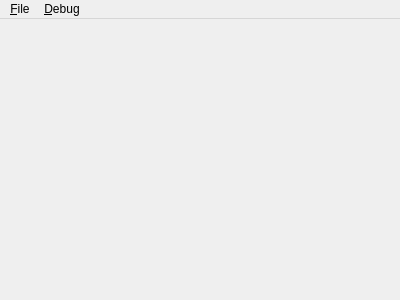
<?xml version="1.0" encoding="UTF-8"?>
<ui version="4.0">
 <class>MainWindow</class>
 <widget class="QMainWindow" name="MainWindow">
  <property name="geometry">
   <rect>
    <x>0</x>
    <y>0</y>
    <width>400</width>
    <height>300</height>
   </rect>
  </property>
  <property name="windowTitle">
   <string>MainWindow</string>
  </property>
  <widget class="QWidget" name="centralWidget"/>
  <widget class="QMenuBar" name="menuBar">
   <property name="geometry">
    <rect>
     <x>0</x>
     <y>0</y>
     <width>400</width>
     <height>25</height>
    </rect>
   </property>
   <widget class="QMenu" name="menuFile">
    <property name="title">
     <string>&amp;File</string>
    </property>
    <addaction name="actionOpen"/>
   </widget>
   <widget class="QMenu" name="menuDebug">
    <property name="title">
     <string>&amp;Debug</string>
    </property>
    <addaction name="action_CPU_Status"/>
   </widget>
   <addaction name="menuFile"/>
   <addaction name="menuDebug"/>
  </widget>
  <action name="actionOpen">
   <property name="text">
    <string>&amp;Open</string>
   </property>
   <property name="shortcut">
    <string>Ctrl+O</string>
   </property>
  </action>
  <action name="action_CPU_Status">
   <property name="text">
    <string>CP&amp;U Status</string>
   </property>
   <property name="shortcut">
    <string>Ctrl+U</string>
   </property>
  </action>
 </widget>
 <layoutdefault spacing="6" margin="11"/>
 <resources/>
 <connections/>
</ui>
